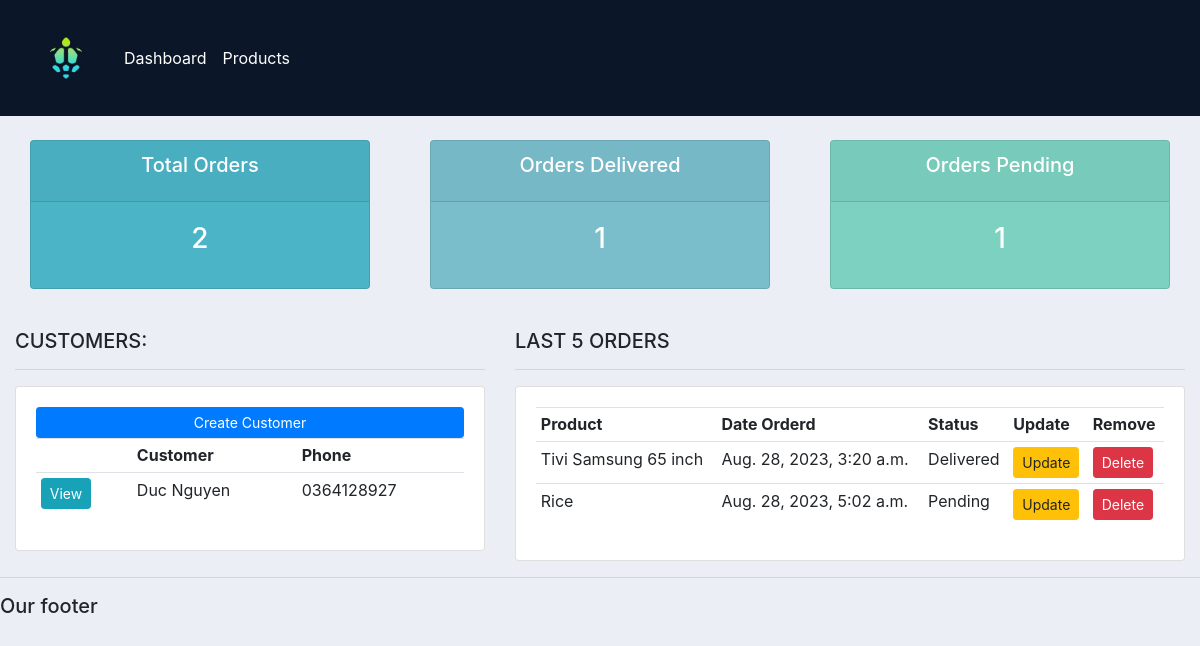
The page / on the database its author committed.
### accounts/models.py (models this page shows, shortened)
class Customer(models.Model):
    name = models.CharField(max_length=200, null=True)
    phone = models.CharField(max_length=200, null=True)
    email = models.CharField(max_length=200, null=True)
    date_created = models.DateTimeField(auto_now_add=True, null=True)

class Order(models.Model):
        STATUS = (
                ('Pending', 'Pending'),
                ('Out for delivery', 'Out for delivery'),
                ('Delivered', 'Delivered'),
        )
        customer = models.ForeignKey(Customer, null=True, on_delete=models.SET_NULL)
        product = models.ForeignKey(Product, null=True, on_delete=models.SET_NULL)
        date_created = models.DateTimeField(auto_now_add=True, null=True)
        status = models.CharField(max_length=200, null=True, choices=STATUS)

class Product(models.Model):
    CATEGORY = (
        ('In Door', 'In Door'),
        ('Out Door',' Out Door'),
        )
    name = models.CharField(max_length=200, null=True)
    price = models.FloatField(null=True)
    category = models.CharField(max_length=200, null=True, choices=CATEGORY)
    description = models.CharField(max_length=200, null=True)
    date_created = models.DateTimeField(auto_now_add=True, null=True)
    tags = models.ManyToManyField(Tag)
    def __str__(self):
	    return self.name

### accounts/views.py (the view)
# urls.py: path('',views.home, name = 'home'),
def home(request):
    orders = Order.objects.all()
    customers = Customer.objects.all()
    total_customer = customers.count()
    total_order = orders.count()
    delivered = orders.filter(status='Delivered').count()
    pending = orders.filter(status='Pending').count()
    context = {'orders':orders, 'customers':customers,
               'total_orders':total_order, 'delivered':delivered,
               'pending':pending }
    return render(request, 'accounts/dashboard.html', context)

### accounts/templates/accounts/dashboard.html (shortened to what this page needs)
{%  extends 'accounts/main.html' %}
{% block content %}
{%  include 'accounts/status.html' %}
<br>
<div class="row">
	<div class="col-md-5">
		<h5>CUSTOMERS:</h5>
		<hr>
		<div class="card card-body">
			<a class="btn btn-primary  btn-sm btn-block" href="">Create Customer</a>
			<table class="table table-sm">
				<tr>
					<th></th>
					<th>Customer</th>
					<th>Phone</th>
				</tr>
				{% for customer in customers %}
				<tr>
					<td><a class="btn btn-sm btn-info" href="{% url 'customer' customer.id %}">View</a></td>
					<td>{{customer.name}}</td>
					<td>{{customer.phone}}</td>
				</tr>
				{% endfor %}
			</table>
		</div>
	</div>
	<div class="col-md-7">
		<h5>LAST 5 ORDERS</h5>
		<hr>
		<div class="card card-body">
			<table class="table table-sm">
				<tr>
					<th>Product</th>
					<th>Date Orderd</th>
					<th>Status</th>
					<th>Update</th>
					<th>Remove</th>
				</tr>
				{% for order in orders %}
				<tr>
					<td>{{order.product}}</td>
					<td>{{order.date_created}}</td>
					<td>{{order.status}}</td>
					<td><a class="btn btn-sm btn-warning" href="{% url 'update_order' order.id %}">Update</a></td>
					<td><a class="btn btn-sm btn-danger" href="{% url 'delete_order' order.id %}">Delete</a></td>
				</tr>
				{% endfor %}
			</table>
		</div>
	</div>
</div>
{% endblock %}

### static/css/main.css (style rules this page uses)
body { background-color: #ebeff5; }

### rows shown on the page
Customer: name "Duc Nguyen", phone "0364128927"
Order: product "Tivi Samsung 65 inch", date_created "Aug. 28, 2023, 3:20 a.m.", status "Delivered"
Order: product "Rice", date_created "Aug. 28, 2023, 5:02 a.m.", status "Pending"

### other values the page prints
{{ total_orders }} "2"
{{ delivered }} "1"
{{ pending }} "1"
